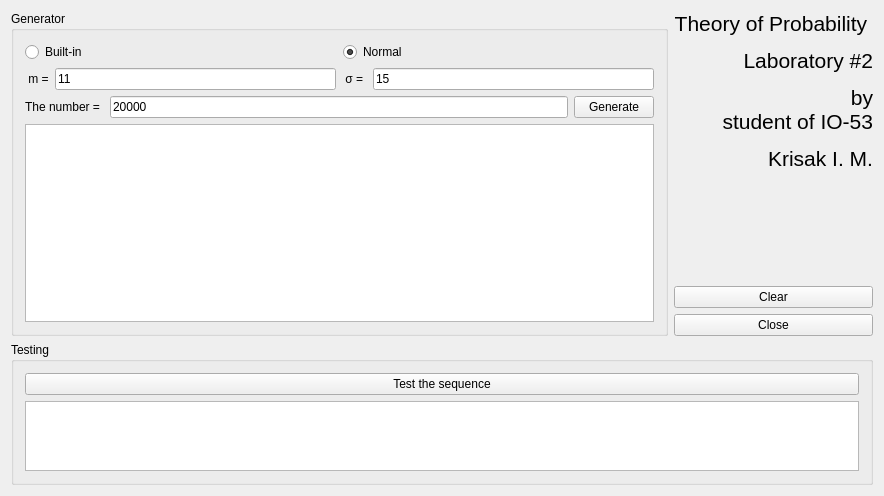
<?xml version="1.0" encoding="UTF-8"?>
<ui version="4.0">
 <class>GUIClass</class>
 <widget class="QWidget" name="GUIClass">
  <property name="geometry">
   <rect>
    <x>0</x>
    <y>0</y>
    <width>884</width>
    <height>496</height>
   </rect>
  </property>
  <property name="windowTitle">
   <string>GUI</string>
  </property>
  <layout class="QVBoxLayout" name="verticalLayout_4" stretch="4,1">
   <item>
    <layout class="QHBoxLayout" name="horizontalLayout_5" stretch="4,1">
     <item>
      <widget class="QGroupBox" name="groupBox">
       <property name="title">
        <string>Generator</string>
       </property>
       <layout class="QVBoxLayout" name="verticalLayout">
        <item>
         <layout class="QHBoxLayout" name="horizontalLayout">
          <item>
           <widget class="QRadioButton" name="radioButton">
            <property name="text">
             <string>Built-in</string>
            </property>
           </widget>
          </item>
          <item>
           <widget class="QRadioButton" name="radioButton_3">
            <property name="text">
             <string>Normal</string>
            </property>
            <property name="checked">
             <bool>true</bool>
            </property>
           </widget>
          </item>
         </layout>
        </item>
        <item>
         <layout class="QHBoxLayout" name="horizontalLayout_6">
          <item>
           <widget class="QLabel" name="label_2">
            <property name="text">
             <string> m =</string>
            </property>
           </widget>
          </item>
          <item>
           <widget class="QLineEdit" name="lineEdit_2">
            <property name="text">
             <string>11</string>
            </property>
            <property name="placeholderText">
             <string>Register(s) size</string>
            </property>
           </widget>
          </item>
          <item>
           <widget class="QLabel" name="label_3">
            <property name="text">
             <string> σ = </string>
            </property>
           </widget>
          </item>
          <item>
           <widget class="QLineEdit" name="lineEdit_3">
            <property name="text">
             <string>15</string>
            </property>
            <property name="placeholderText">
             <string>The number of Registers</string>
            </property>
           </widget>
          </item>
         </layout>
        </item>
        <item>
         <layout class="QHBoxLayout" name="horizontalLayout_2">
          <item>
           <widget class="QLabel" name="label_4">
            <property name="text">
             <string>The number = </string>
            </property>
           </widget>
          </item>
          <item>
           <widget class="QLineEdit" name="lineEdit">
            <property name="text">
             <string>20000</string>
            </property>
            <property name="placeholderText">
             <string>Size of output</string>
            </property>
           </widget>
          </item>
          <item>
           <widget class="QPushButton" name="pushButton">
            <property name="text">
             <string>Generate</string>
            </property>
           </widget>
          </item>
         </layout>
        </item>
        <item>
         <widget class="QTextBrowser" name="textBrowser"/>
        </item>
       </layout>
      </widget>
     </item>
     <item>
      <layout class="QVBoxLayout" name="verticalLayout_3">
       <item>
        <widget class="QLabel" name="label">
         <property name="font">
          <font>
           <pointsize>16</pointsize>
          </font>
         </property>
         <property name="text">
          <string>&lt;html&gt;&lt;head/&gt;&lt;body&gt;&lt;p&gt;Theory of Probability &lt;/p&gt;&lt;p&gt;Laboratory #2&lt;/p&gt;&lt;p&gt;by &lt;br/&gt;student of IO-53&lt;/p&gt;&lt;p&gt;Krisak I. M.&lt;/p&gt;&lt;/body&gt;&lt;/html&gt;</string>
         </property>
         <property name="alignment">
          <set>Qt::AlignRight|Qt::AlignTop|Qt::AlignTrailing</set>
         </property>
        </widget>
       </item>
       <item>
        <widget class="QPushButton" name="pushButton_4">
         <property name="text">
          <string>Clear</string>
         </property>
        </widget>
       </item>
       <item>
        <widget class="QPushButton" name="pushButton_3">
         <property name="text">
          <string>Close</string>
         </property>
        </widget>
       </item>
      </layout>
     </item>
    </layout>
   </item>
   <item>
    <widget class="QGroupBox" name="groupBox_2">
     <property name="title">
      <string>Testing</string>
     </property>
     <layout class="QVBoxLayout" name="verticalLayout_2">
      <item>
       <widget class="QPushButton" name="pushButton_2">
        <property name="text">
         <string>Test the sequence</string>
        </property>
       </widget>
      </item>
      <item>
       <widget class="QTextBrowser" name="textBrowser_2"/>
      </item>
      <item>
       <layout class="QHBoxLayout" name="horizontalLayout_4"/>
      </item>
     </layout>
    </widget>
   </item>
  </layout>
 </widget>
 <layoutdefault spacing="6" margin="11"/>
 <resources>
  <include location="gui.qrc"/>
 </resources>
 <connections>
  <connection>
   <sender>pushButton_3</sender>
   <signal>clicked()</signal>
   <receiver>GUIClass</receiver>
   <slot>close()</slot>
   <hints>
    <hint type="sourcelabel">
     <x>830</x>
     <y>349</y>
    </hint>
    <hint type="destinationlabel">
     <x>470</x>
     <y>365</y>
    </hint>
   </hints>
  </connection>
 </connections>
</ui>
